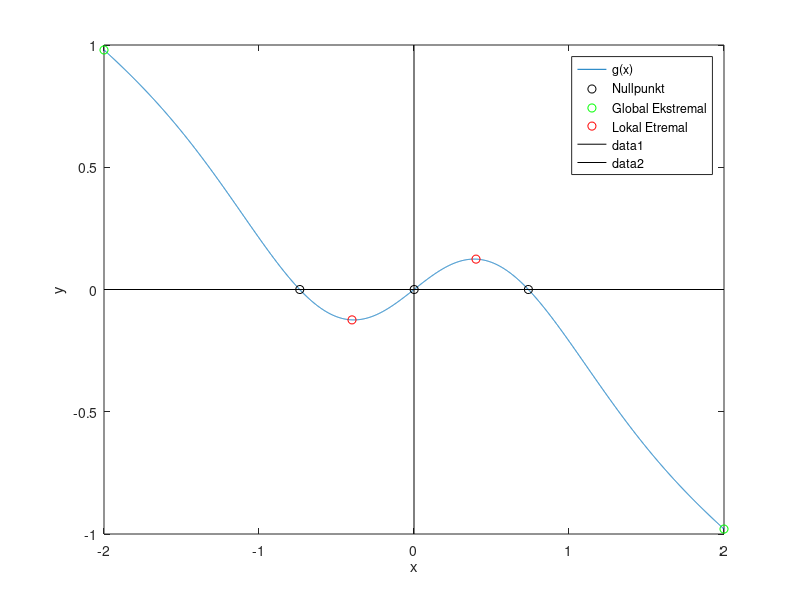

Write the MATLAB code that produced this figure.
%%%%%%%%%%%%%%%%%%%%%%%%%%%%
%%%%%%%% OPPGAVE 2         %
%%%%%%%%%%%%%%%%%%%%%%%%%%%%
%%%%%%%%%%%%%%%%%%%%%%%%%%%%


x = -2:0.001:2;
g = atan(x).*exp(-x.^2)-(x/2);

%%%%%%%%%%%%%%%%%%%%%%%%%%%%%%%%%%%%%

plot(x,g), hold on

for n = 1:length(g)
    if(g(n)<0)
        break
    end
end

for m = n+1:length(g)
    if(g(m)>0)
        break
    end
end

for o = m+1:length(g)
    if(g(o)<0)
        break
    end
end

plot([x(n) x(m) x(o)], [0 0 0], 'ok')

fprintf('-----------------OPPGAVE 2-----------------\n\n')
fprintf('Nullpunkter: (0,%g), (0, %g), (0, %g)\n',x(n),x(m),x(o))


x = -2:0.1:2;
g = atan(x).*exp(-x.^2)-(x/2);

g_max = g(1);
x_max = x(1);
g_min = g(1);
x_min = x(1);

for i = 1:length(g)
    if (g(i)>g_max)
        g_max = g(i);
        x_max = x(i);
    elseif (g(i)<g_min)
        g_min = g(i);
        x_min = x(i);
        
    end
end

plot([x_max x_min], [g_max g_min], 'og')
fprintf('Globale ekstremalpunkt: (%g, %g), (%g,%g)\n',x_max, g_max, x_min, g_min)


x = -0.7:0.1:0.7;
g = atan(x).*exp(-x.^2)-(x/2);

g_max = g(1);
x_max = x(1);
g_min = g(1);
x_min = x(1);

for i = 1:length(g)
    if (g(i)>g_max)
        g_max = g(i);
        x_max = x(i);
    elseif (g(i)<g_min)
        g_min = g(i);
        x_min = x(i);
        
    end
end

plot([x_max x_min], [g_max g_min], 'or')
fprintf('Lokale ekstremalpunkt: (%g, %g), (%g, %g)\n',x_max, g_max, x_min, g_min)
legend('g(x)','Nullpunkt' ,'Global Ekstremal', 'Lokal Etremal')
line(xlim, [0 0],'color','k')%x-akse
line([0 0], ylim,'color','k')%y-akse
ylabel('y') % label for x axis
xlabel('x') % label for y axis
hold off